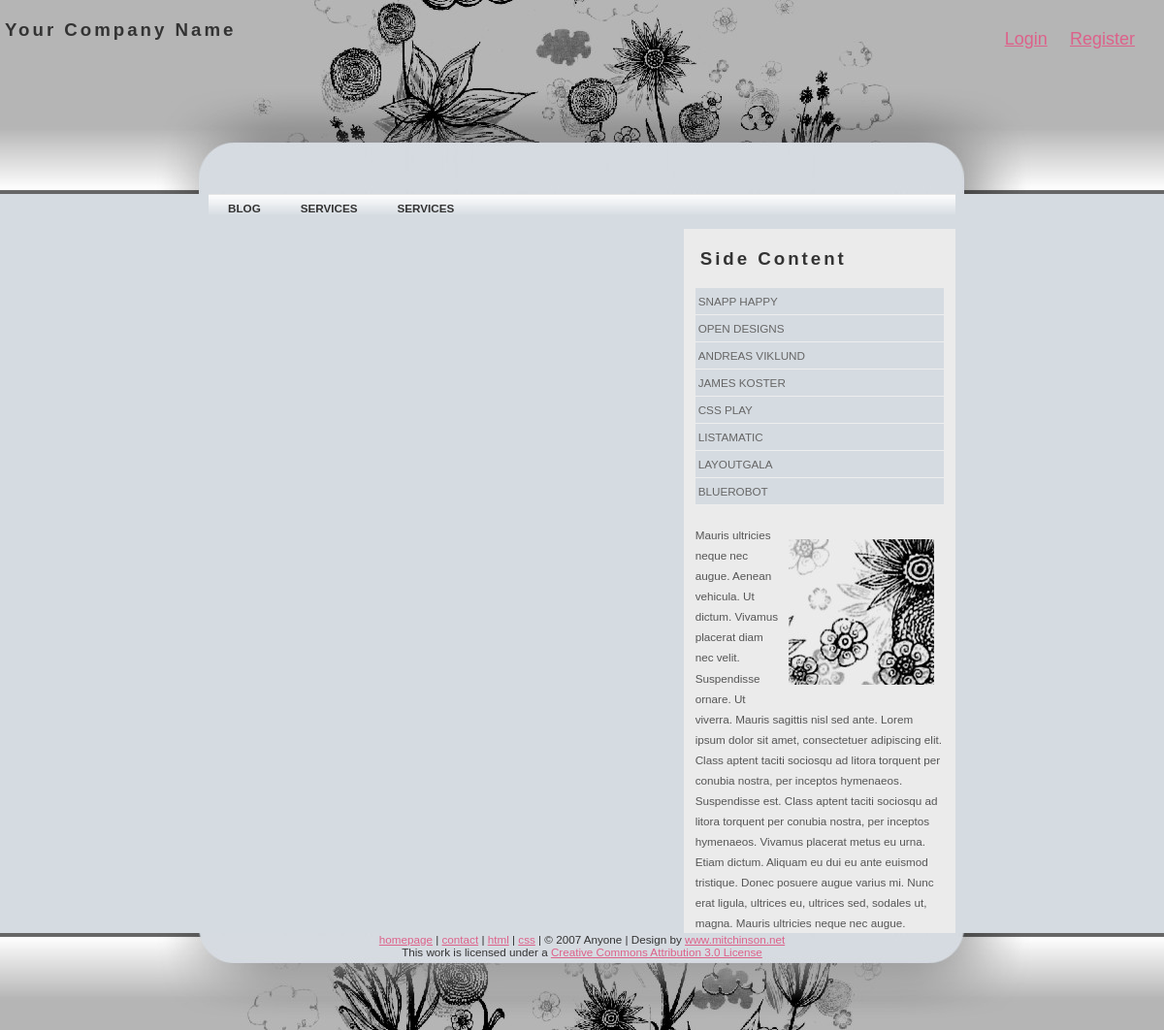
The app's page /, older data.
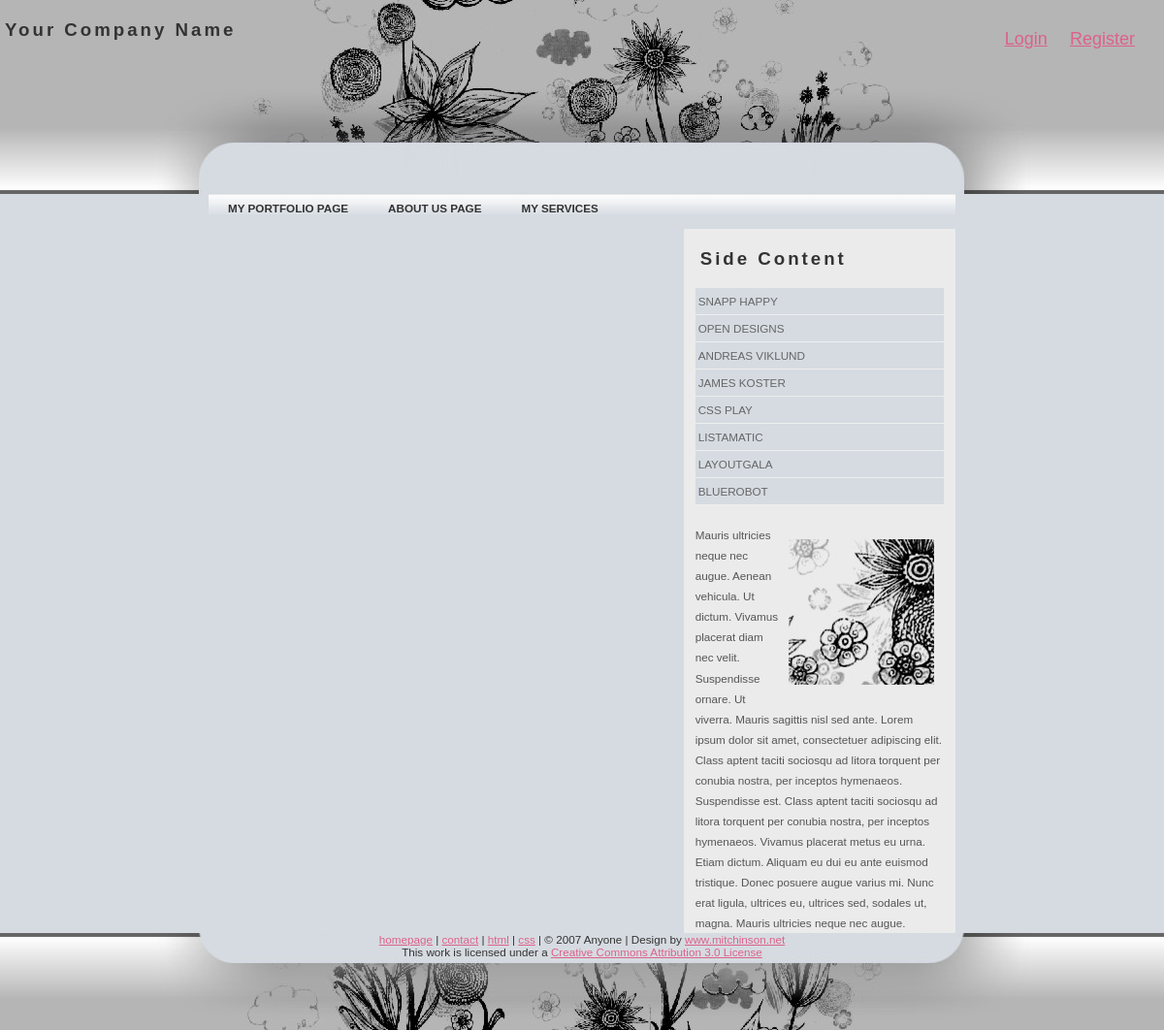
The same page, newer data.
### tables this page shows
CREATE TABLE `pages` (
  `page_id` int(5) NOT NULL,
  `pg_title` varchar(200) NOT NULL,
  `pg_content` text NOT NULL,
  `pg_url` text NOT NULL
);

### index.php (the view, shortened to what this page needs)
<?php
  require 'config.php';
  $sql = "SELECT * FROM pages ORDER BY page_id DESC";
  $menu = $conn->query($sql);
?>
<!DOCTYPE html >
<html >
<head>
<link href="css/style.css" rel="stylesheet" type="text/css" />
</head>
<body>
<div id="wrap">
  <div id="masthead">
    <h1>Your Company Name</h1>
    <div class="login-register">
      <a href="login.php">Login</a>
      <a href="register.php">Register</a>
    </div>
  </div>
  <div id="container">
    <div id="menu">
      <ul>
        <?php
          while($menuList = $menu->fetch_object()) :?>
        <li><a href="<?php echo $menuList->pg_url; ?>"><?php echo strtoupper($menuList->pg_title); ?></a></li>
         <?php endwhile; ?>
      </ul>
    </div>
    <div id="sidebar">
      <h1>Side Content</h1>
      <div id="navcontainer">
        <ul>
          <li><a href="#">SNAPP HAPPY</a></li>
          <li><a href="#">OPEN DESIGNS</a></li>
          <li><a href="#">ANDREAS VIKLUND</a></li>
          <li><a href="#">JAMES KOSTER</a></li>
          <li><a href="#"> CSS PLAY</a></li>
          <li><a href="#">LISTAMATIC</a></li>
          <li><a href="#"> LAYOUTGALA</a></li>
          <li><a href="#"> BLUEROBOT</a></li>
        </ul>
      </div>
      <p><img class="right" src="images/img.jpg" alt="" /> Mauris ultricies neque nec augue. Aenean vehicula. Ut dictum. Vivamus placerat diam nec velit. Suspendisse ornare. Ut viverra. Mauris sagittis nisl sed ante. Lorem ipsum dolor sit amet, consectetuer adipiscing elit. Class aptent taciti sociosqu ad litora torquent per conubia nostra, per inceptos hymenaeos. Suspendisse est. Class aptent taciti sociosqu ad litora torquent per conubia nostra, per inceptos hymenaeos. Vivamus placerat metus eu urna. Etiam dictum. Aliquam eu dui eu ante euismod tristique. Donec posuere augue varius mi. Nunc erat ligula, ultrices eu, ultrices sed, sodales ut, magna. Mauris ultricies neque nec augue. </p>
    </div>
    <div id="content">
    </div>
  </div>
</div>
<div id="footer"> <a href="#">homepage</a> | <a href="#">contact</a> | <a href="http://validator.w3.org/check?uri=referer">html</a> | <a href="http://jigsaw.w3.org/css-validator">css</a> | &copy; 2007 Anyone | Design by <a href="http://www.mitchinson.net"> www.mitchinson.net</a><br/>
  This work is licensed under a <a rel="license" target="_blank" href="http://creativecommons.org/licenses/by/3.0/">Creative Commons Attribution 3.0 License</a> </div>
</body>
</html>

### css/style.css (style rules this page uses)
* { margin: 0; padding: 0; box-sizing: border-box; text-decoration: none; list-style: none; }
#wrap { width: 100%; margin-left: auto; margin-right: auto; padding: 0; }
body { font : 73% Arial, Helvetica, "Trebuchet MS", Arial, Tahoma, sans-serif; background : #D5DBE1; color : #555; }
#masthead { height:200px; padding: 0; margin-bottom: 0; background: #B5B5B5 url(../images/masthead.jpg) top center no-repeat; display: flex; justify-content: space-between; }
.login-register { padding: 20px; }
.login-register a { padding: 10px; display: inline-block; font-size: 18px; }
#container { width: 770px; border: 0px solid #aaa; margin-left: auto; margin-right: auto; padding: 0; line-height: 1.8em; }
#menu { height: 50px; padding: 0; margin-bottom: 0; background-color: #D5DBE1; }
#menu { position:relative;display:block;height:21px;font-size:1em; font-weight:bold;background:transparent url(../images/bgOFF.gif) repeat-x top left; font-family:Arial,Verdana,Helvitica,sans-serif; }
#menu ul { margin:0;padding:0;list-style-type:none;width:auto; }
#menu ul li { display:block;float:left;margin: 0 1px 0 0; }
#menu ul li a { display:block;float:left;color:#333;text-decoration:none; padding:4px 20px 0 20px;height:18px; }
#content { padding: 1em; margin: 0 320px 0 0; background: #D5DBE1; }
#sidebar { float: right; width: 280px; margin: 15px 0 0 0; padding: 0 1em 0 1em; background:#EBEBEB; }
#navcontainer { width : 100%; overflow: hidden; margin : 0 0 20px 0; }
#navcontainer ul { margin-left : 0; padding-left : 0; list-style-type : none; }
#navcontainer a { text-decoration : none; display : block; padding : 3px; width : 280px; border-bottom : 1px solid #eee; background : #D5DBE1; color : #666; }
#navcontainer a:link, #navlist a:visited { color : #666; background : #D5DBE1; }
#footer { clear: both; height: 100px; padding: 0; margin-top: 20px; text-align: center; color: #333; background: #B5B5B5 url(../images/footer.jpg) top center no-repeat; }
h1 { margin: 0; padding: 20px 0 20px 5px; font-size: 160%; letter-spacing: 3px; color: #333; }
.right { float: right; border: 0px solid #656C4A; margin: 5px 0 10px 0; padding: 10px; }
a:link, a:visited { color : #DD618A; background : inherit; text-decoration : underline; }

Row changes from the older to the newer data that the page shows:
removed pages: pg_title "BLOG"
removed pages: pg_title "SERVICES"
removed pages: pg_title "SERVICES"
added pages: pg_title "MY PORTFOLIO PAGE"
added pages: pg_title "ABOUT US PAGE"
added pages: pg_title "MY SERVICES"
